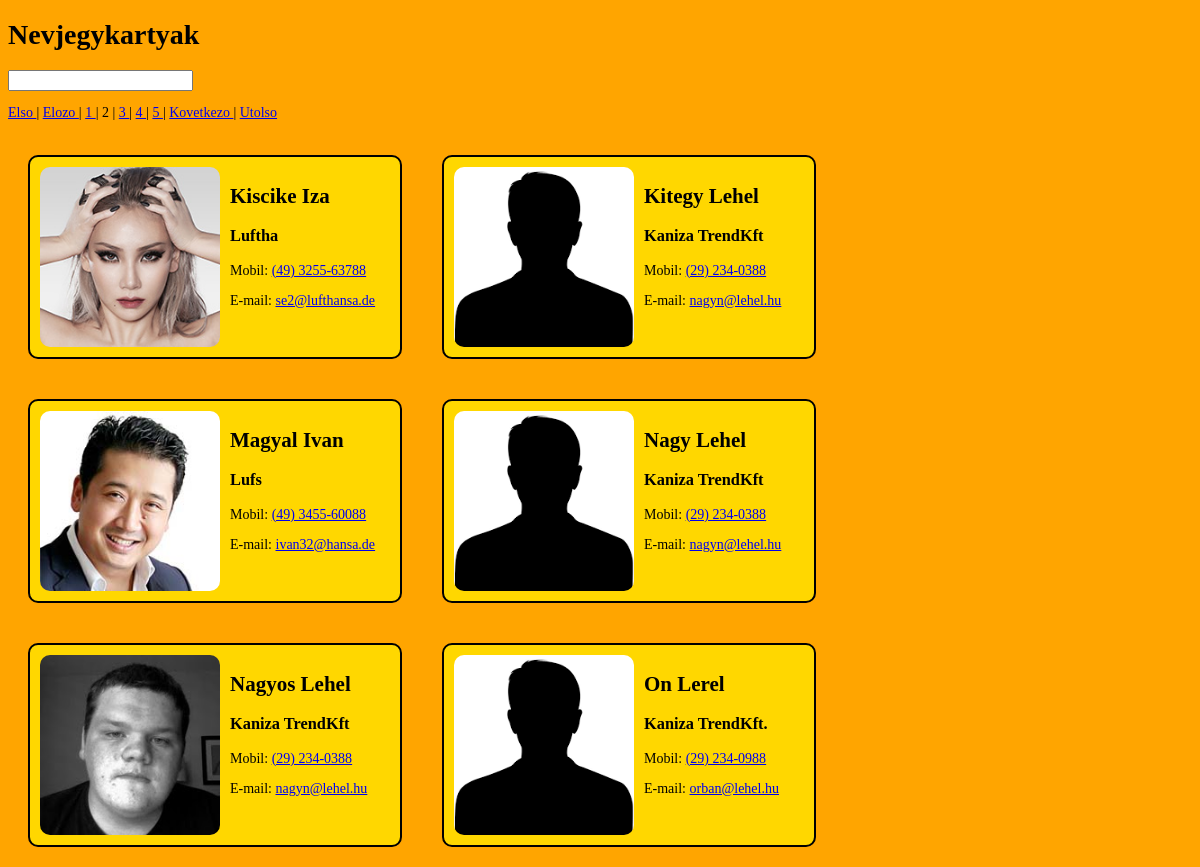
Screenshot of /?oldal=2 with the database file from the repository.
### tables this page shows
CREATE TABLE IF NOT EXISTS `nevjegyek` (
  `id` smallint(6) NOT NULL AUTO_INCREMENT,
  `foto` varchar(64) DEFAULT '''nincskep.png''',
  `nev` varchar(20) DEFAULT NULL,
  `cegnev` varchar(30) DEFAULT NULL,
  `foglalkozas` varchar(8) DEFAULT NULL,
  `Email` varchar(18) DEFAULT NULL,
  `Mobil` varchar(15) DEFAULT NULL,
  PRIMARY KEY (`id`)
);

### index.php (the view, shortened to what this page needs)
<?php
require("kapcsolat.php");
$sql = "SELECT *
FROM nevjegyek";
$eredmeny = mysqli_query($dbconn, $sql);
$osszes = mysqli_num_rows($eredmeny);
$mennyit = 6;
$lapok = ceil($osszes/$mennyit);
$aktualis = (isset($_GET['oldal'])) ? (int)$_GET['oldal'] : 1;
$honnan = ($aktualis-1)*$mennyit;
$lapozo = "<p>";
$lapozo.= ($aktualis != 1) ? "<a href=\"?oldal=1\">Elso </a>| " : "Elso | ";
$lapozo.= ($aktualis > 1 && $aktualis <=$lapok)  ? "<a href=\"?oldal=".($aktualis-1)."\">Elozo </a>| " : "Elözö | ";
for ($oldal=1; $oldal<=$lapok; $oldal++){
    $lapozo.= ($aktualis!=$oldal) ? "<a href=\"?oldal={$oldal}\">{$oldal} </a>| " : $oldal." | ";
}
$lapozo.= ($aktualis > 0 && $aktualis <$lapok) ? "<a href=\"?oldal=".($aktualis+1)."\">Kovetkezo </a>| " : "Következö | ";
$lapozo.= ($aktualis !=$lapok) ? "<a href=\"?oldal=3\">Utolso </a>" : "Utolso";
$lapozo.="</p>";
$kifejezes = (isset($_POST['kifejezes'])) ? $_POST['kifejezes'] : "" ;
$sql = "SELECT *
FROM nevjegyek
WHERE nev LIKE '%{$kifejezes}%'
OR cegnev LIKE '%{$kifejezes}%'
OR Mobil LIKE '%{$kifejezes}%'
OR Email LIKE '%{$kifejezes}%'
ORDER by nev ASC
LIMIT {$honnan}, {$mennyit}";
$eredmeny = mysqli_query($dbconn, $sql);
if(@mysqli_num_rows($eredmeny) <1){
    $kimenet = "<article>
    <h2>Nincs talalat a rendszerben!</h2>
    </article>\n";
}else{
$kimenet = "";
while ($sor = mysqli_fetch_assoc($eredmeny)){
$kimenet.= "<article>
<img src=\"kepek/{$sor['foto']}\" alt=\"{$sor['nev']}\">
<h2>{$sor['nev']}</h2>
<h3>{$sor['cegnev']}</h3>
<p>Mobil: <a href=\"tel:{$sor['Mobil']}\">{$sor['Mobil']}</a></p>
<p>E-mail: <a href=\"mailto:{$sor['Email']}\">{$sor['Email']}</a></p>
</article>\n";
    }
}
?><!DOCTYPE html>
<html>
<head>
    <link rel="stylesheet" type="text/css" href="stilus1.css" />
</head>
<body>
    <h1>Nevjegykartyak</h1>
    <form method="post" action="">
        <input type="search" id="kifejezes" name="kifejezes">
    </form>
    <?php print $lapozo; ?>
    <?php print $kimenet ?>
</body>
</html>

### stilus1.css (style rules this page uses)
body { font-family: Georgia, 'Times New Roman', Times, serif; font-size: 14px; background-color:orange; }
article { float: left; border: black solid 2px; margin: 20px; width: 350px; background-color: gold; border-radius: 10px; padding: 10px; }
article img { float: left; height:180px; margin-right: 10px; border-radius: 10px; }

### rows the page displays
nevjegyek: foto (picture), nev "Kiscike Iza", cegnev "Luftha", Mobil "(49) 3255-63788", Email "se2@lufthansa.de"
nevjegyek: foto (picture), nev "Kitegy Lehel", cegnev "Kaniza TrendKft", Mobil "(29) 234-0388", Email "nagyn@lehel.hu"
nevjegyek: foto (picture), nev "Magyal Ivan", cegnev "Lufs", Mobil "(49) 3455-60088", Email "ivan32@hansa.de"
nevjegyek: foto (picture), nev "Nagy Lehel", cegnev "Kaniza TrendKft", Mobil "(29) 234-0388", Email "nagyn@lehel.hu"
nevjegyek: foto (picture), nev "Nagyos Lehel", cegnev "Kaniza TrendKft", Mobil "(29) 234-0388", Email "nagyn@lehel.hu"
nevjegyek: foto (picture), nev "On Lerel", cegnev "Kaniza TrendKft.", Mobil "(29) 234-0988", Email "orban@lehel.hu"
